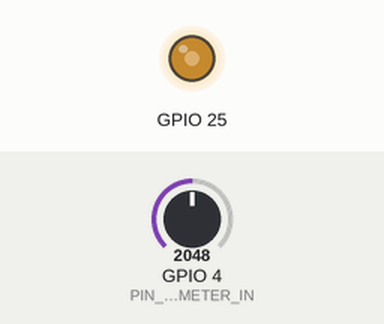
Recording of a sketch running on a simulated ESP32. Shown: output pins drawn as LEDs (lit = HIGH). Inputs (shaded band) come from the test bench; at power-on: GPIO 4 (PIN_POTENZIOMETER_IN) = 2048.

Above: at 1.2 s.
1.3 s: GPIO 4 (PIN_POTENZIOMETER_IN) set to 2866
At 2.2 s:
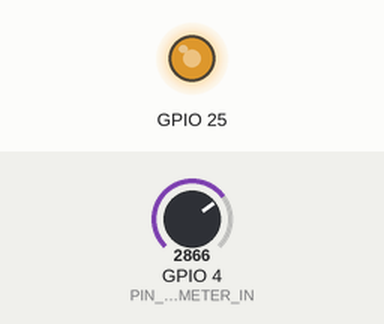
2.8 s: GPIO 4 (PIN_POTENZIOMETER_IN) set to 3603
At 3.3 s:
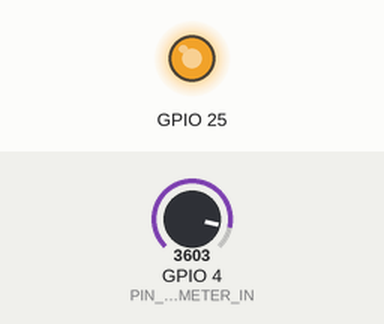
4.3 s: GPIO 4 (PIN_POTENZIOMETER_IN) set to 491
At 5.5 s:
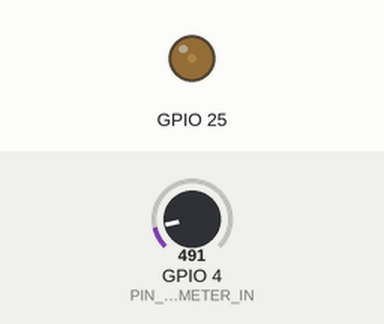
5.8 s: GPIO 4 (PIN_POTENZIOMETER_IN) set to 0
At 6.9 s:
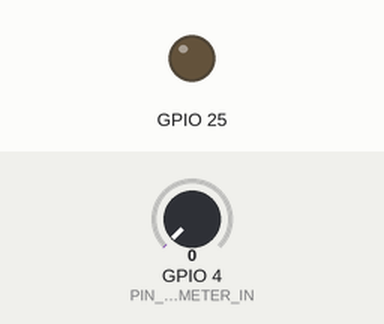
7.3 s: GPIO 4 (PIN_POTENZIOMETER_IN) set to 2047
At 8.0 s:
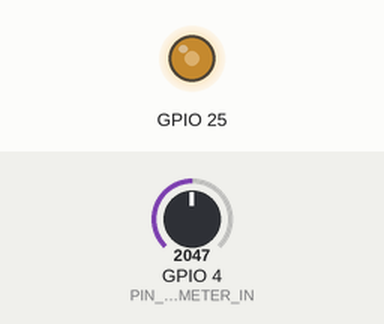
Timing chart, 0 to 9.8 s (numbered marks = the images above; inputs shaded):
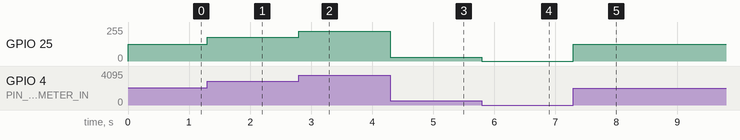

Measured:
- after the input at 1.3 s, GPIO 25: 127/255 → 178/255 at once
- after the input at 2.8 s, GPIO 25: 178/255 → 224/255 at once
- after the input at 4.3 s, GPIO 25: 224/255 → 30/255 at once
- after the input at 5.8 s, GPIO 25: 30/255 → 0/255 at once
- after the input at 7.3 s, GPIO 25: 0/255 → 127/255 at once

The sketch:

14.AD_DA.ino
```cpp
#define PIN_POTENZIOMETER_IN  4

void setup() {
  Serial.begin(115'200);  // log (on terminal)
}

void loop() {
  int analog_val = analogRead(PIN_POTENZIOMETER_IN);
  int digital_val = map(analog_val, 0, 4'095, 0, 255);  // Values calcolated knowing the accuracy of ESP internal AD
  double volt = analog_val / 4'095.0 * 3.3;

  // Directly drives PIN25
  dacWrite(DAC1, digital_val);  // DAC1 == GPIO25 (already defined in ESP internal code) ==> drives the led like a PWM

  // Serial.printf("ADC: %d,\tDAC: %d,\tVolt: %.2fV\n", analog_val, digital_val, volt);
  // delay(200);
}
```
